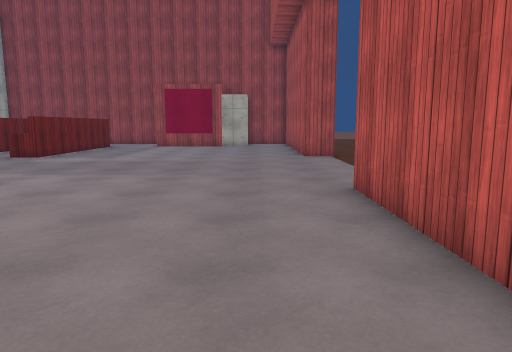
view 1 (above)

24 first-person views from a walk through a 3-D level made in the Unity game engine. The camera is 1.4 m above the floor, tilts 8° down and sees 70° across. The floor is counted in squares, 1 m on a side. Each view is taken from the middle of a square. On the plan, view 1 faces up. The plan holds only what a view shows up to about 16 squares ahead; the rest is blank. The place goes on beyond the plan. The player character is not drawn. Surface patterns are stand-ins for the level's own textures.

view 2
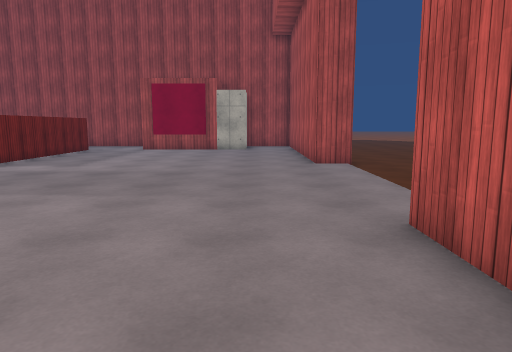

view 3
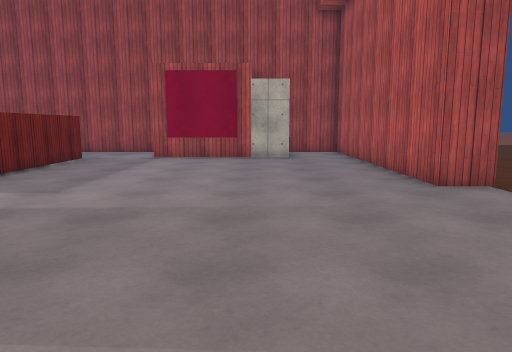

view 4
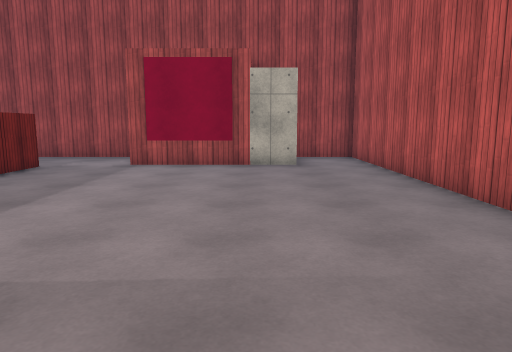

view 5
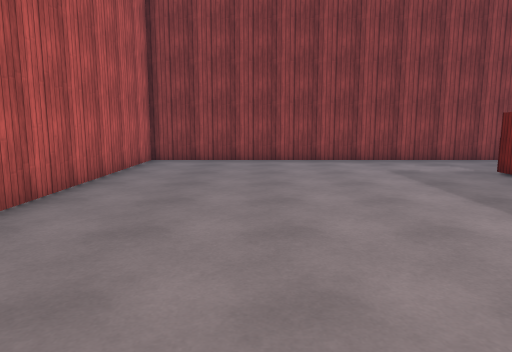

view 6
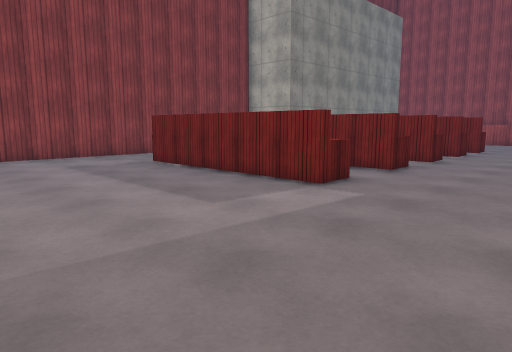

view 7
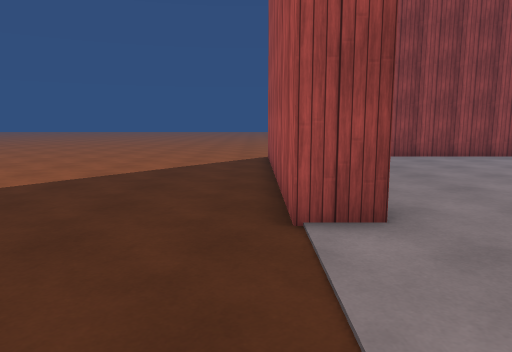

view 8
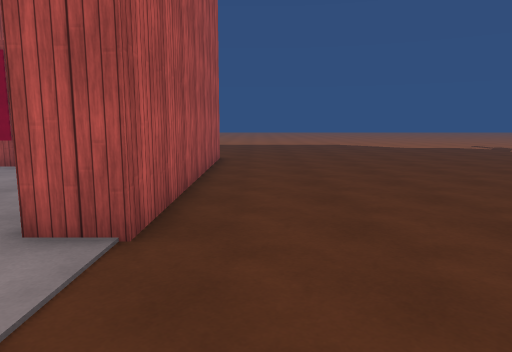

view 9
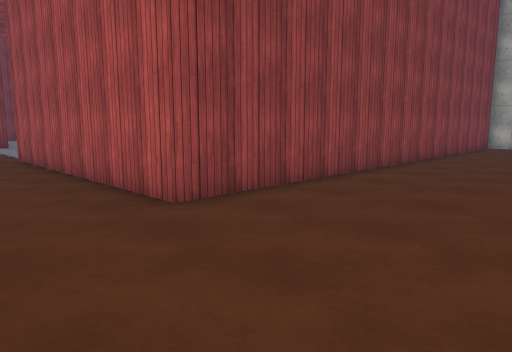

view 10
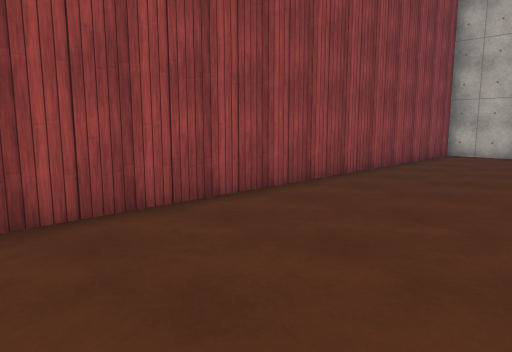

view 11
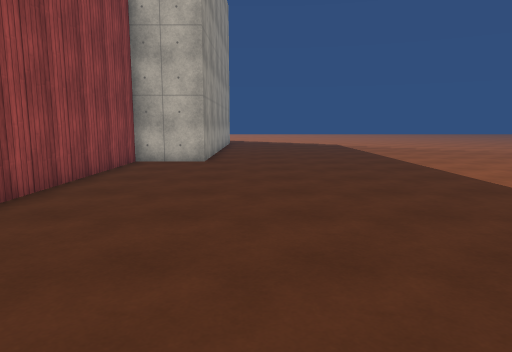

view 12
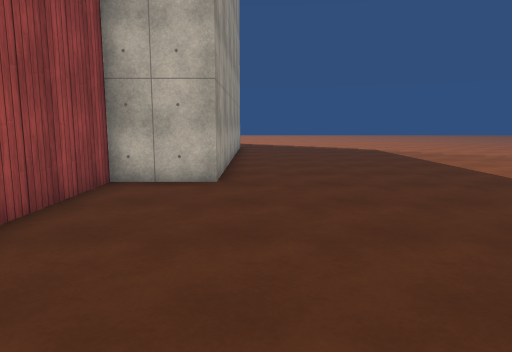

view 13
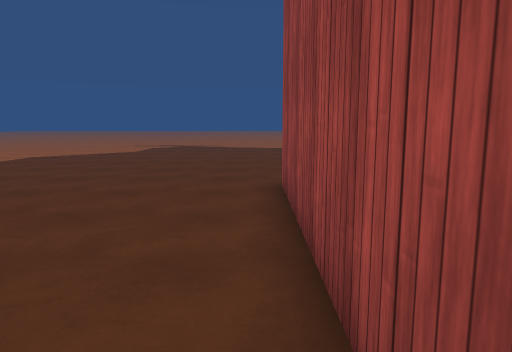

view 14
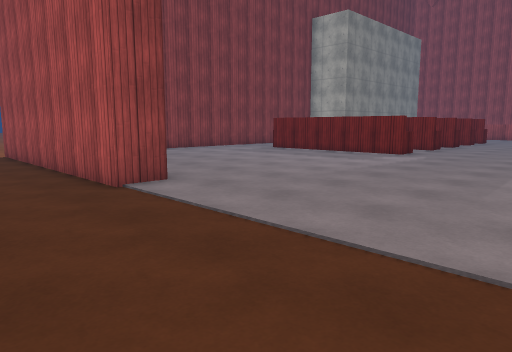

view 15
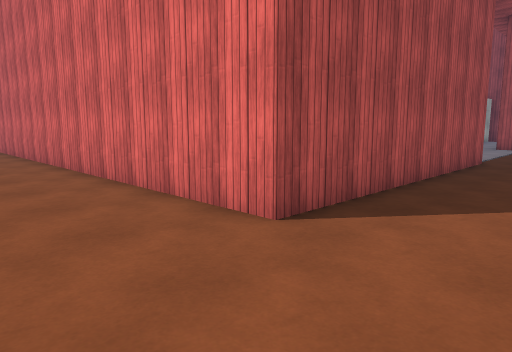

view 16
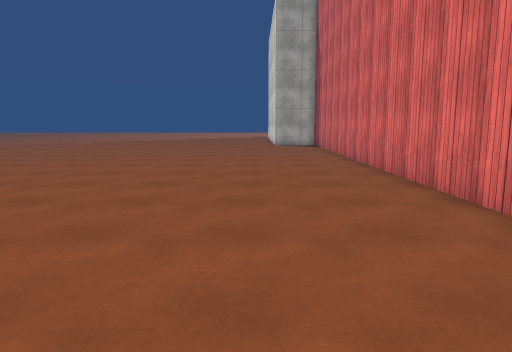

view 17
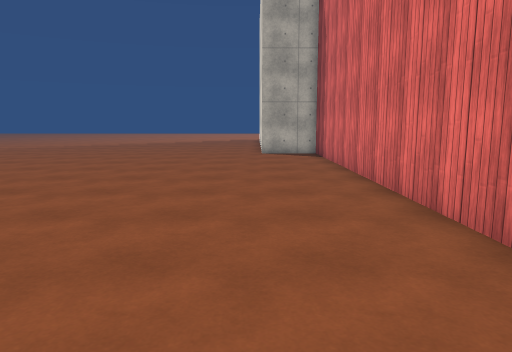

view 18
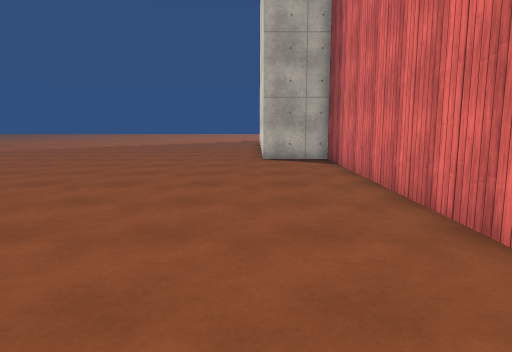

view 19
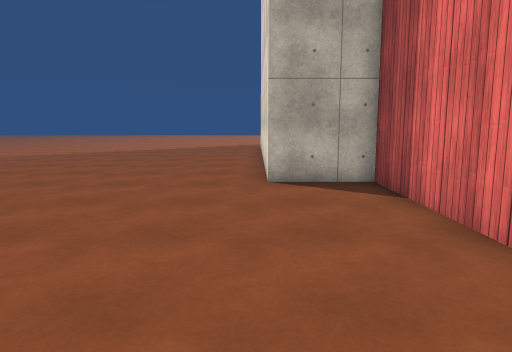

view 20
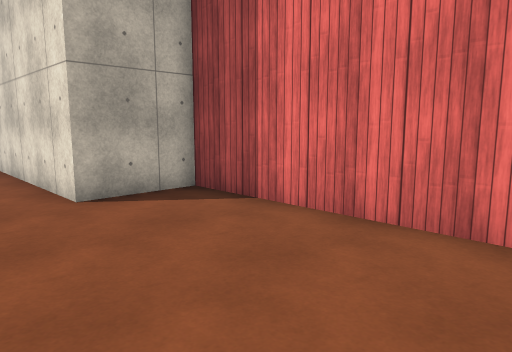

view 21
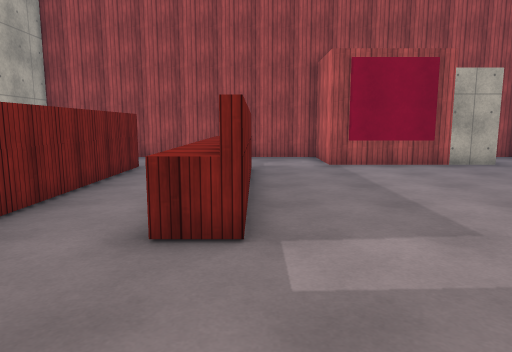

view 22
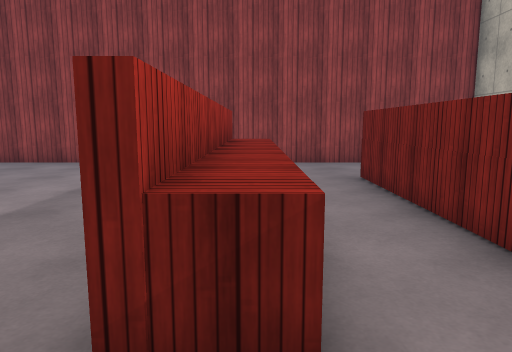

view 23
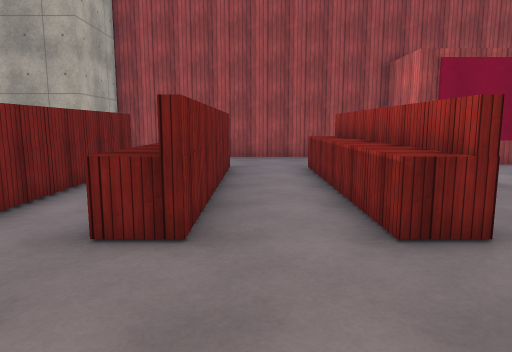

view 24
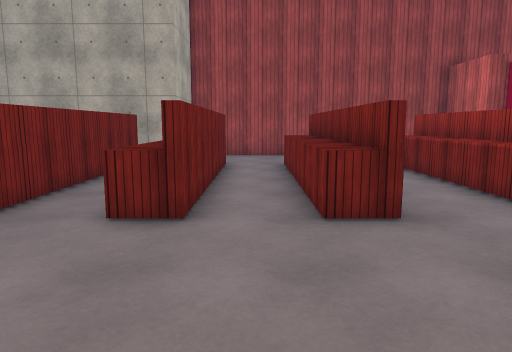

### Floor plan
Key: @ floor where view 1 was taken; # wall or solid block; x gap in a wall; . floor; ^ raised ledge.
Columns run from 21 left of view 1 to 7 right of it. Each row starts with its distance up from view 1.
 33 ................     . ......
 32 .............................
 31 .............................
 30 ####.........................
 29    #.........................
 28    #.........................
 27    ######################....
 26      ..........#     ..##....
 25      ..........#     ..##....
 24   ## ..........######..##....
 23   x  #.^#..^#..........##....
 22   #  #.^#..^#..........##....
 21   #  #.^#..^#..........##....
 20   #  #.^#..^#..........##....
 19   #  #.^#..^#..........##....
 18   #.^#.^#..^#..........##....
 17   #.^#.^#..^#..........##....
 16   #.^#.^#..^#................
 15   ..##.....^.................
 14    ..........................
 13     .........................
 12     ........................
 11  ...........................
 10  ...........................
  9  ^#.^#.^#..^#................
  8   #  #  #..^#..........##....
  7         #..^#..........##....
  6         #..^#..........##....
  5         #..^#..........##....
  4         #..^#..........##....
  3         #..^#..........##....
  2         #..^#..........##....
  1         ... #..........##....
  0         .............@.##....
 -1         ...............##....
 -2        ................##....
 -3    ######################....
 -4    #.........................
 -5    #........................
 -6 ####.......................
 -7 ........................... .
 -8 ...........................

Positions as (right, up) in squares from view 1, and headings:
1: (0, 0), facing up
2: (0, 3), facing up
3: (-2, 8), facing up
4: (-2, 11), facing up
5: (-2, 12), facing down
6: (-2, 14), facing down-left
7: (4, 13), facing down
8: (5, 12), facing up
9: (7, 33), facing down-left
10: (0, 33), facing down-left
11: (-4, 32), facing left
12: (-9, 31), facing left
13: (-5, 28), facing right
14: (7, 16), facing down-left
15: (7, -7), facing up-left
16: (7, -7), facing left
17: (0, -6), facing left
18: (-3, -6), facing left
19: (-9, -6), facing left
20: (-11, -8), facing up-left
21: (-9, 11), facing up
22: (-10, 11), facing down
23: (-12, 11), facing up
24: (-15, 10), facing up
